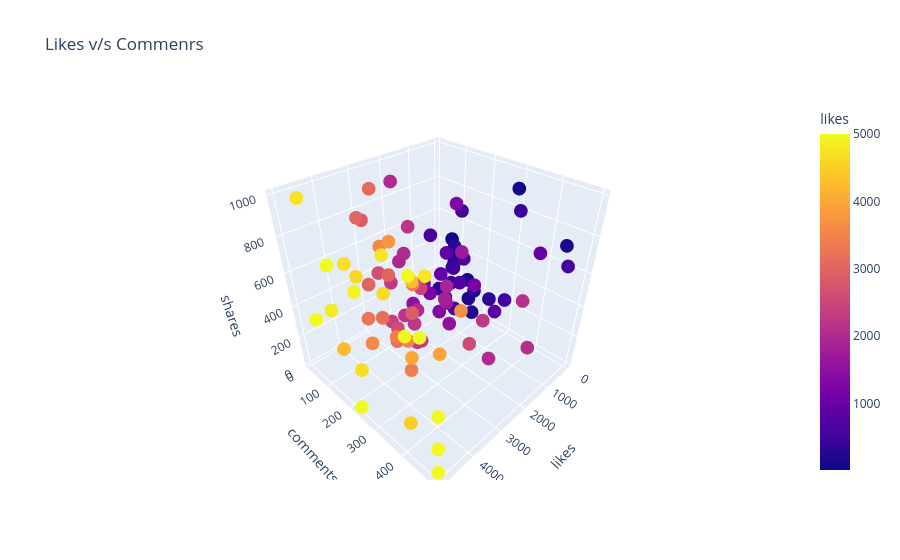

Here is the notebook cell this chart was saved with:
### Code cell
fig=px.scatter_3d(sm,
              x='likes',
              y='comments',
               z='shares',
               color='likes',
              
               title='Likes v/s Commenrs'
)
fig.show()
